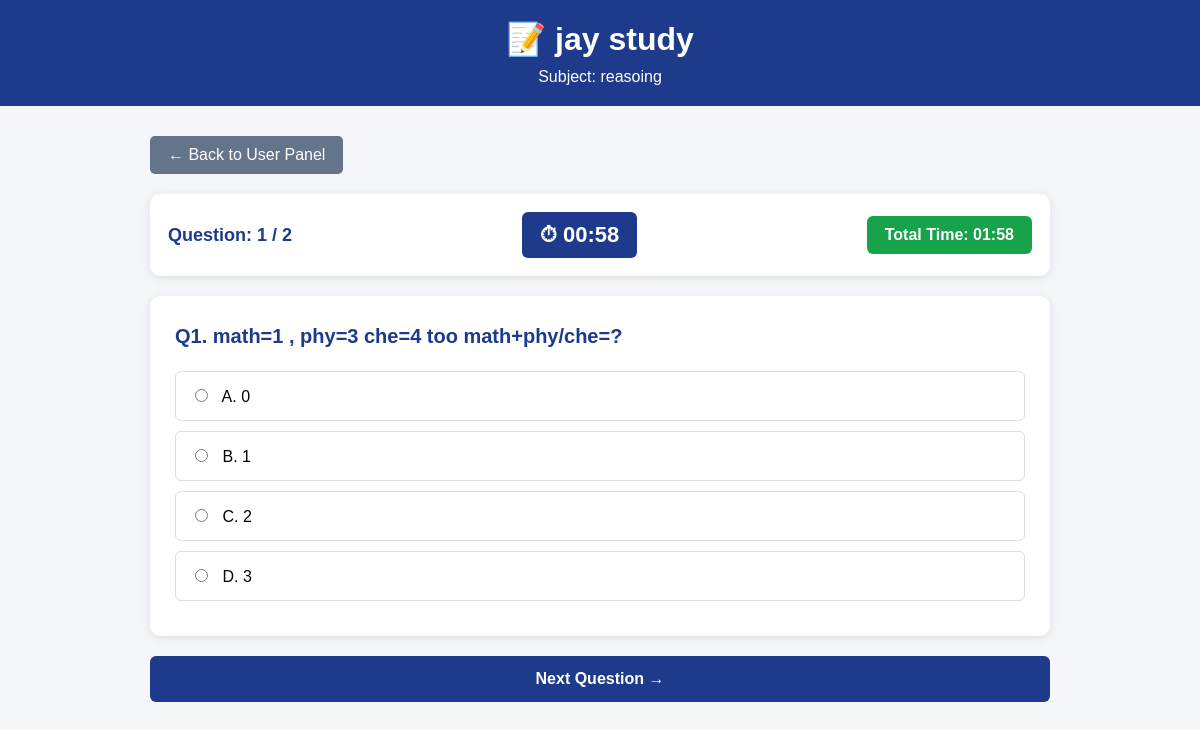
The app's page /start-test/2 (signed in), older data.
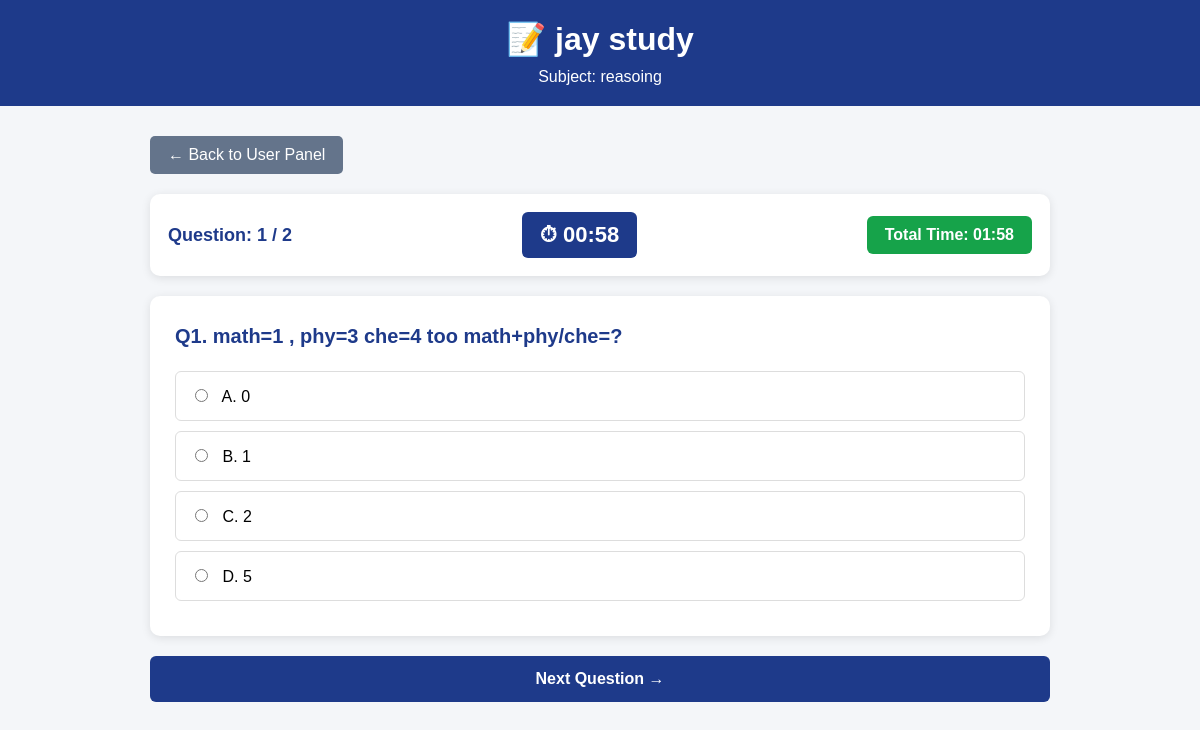
The same page, newer data.
### tables this page shows
CREATE TABLE test_questions (
            id INTEGER PRIMARY KEY AUTOINCREMENT,
            test_id INTEGER NOT NULL,
            question TEXT NOT NULL,
            option_a TEXT NOT NULL,
            option_b TEXT NOT NULL,
            option_c TEXT NOT NULL,
            option_d TEXT NOT NULL,
            correct_answer TEXT NOT NULL
        );

### app.py (the view)
@app.route(
    "/start-test/<int:id>"
)
def start_test(id):
    if "user" not in session:
        return redirect(url_for("login"))
    conn = get_db_connection()
    test = conn.execute(
        "SELECT * FROM tests WHERE id = ?",
        (id,)
    ).fetchone()
    questions = conn.execute("""
        SELECT *
        FROM test_questions
        WHERE test_id = ?
        ORDER BY id ASC
    """, (
        id,
    )).fetchall()
    conn.close()
    if test is None:
        return "Test Not Found!"
    if not questions:
        return "No questions available for this test!"
    return render_template(
        "start_test.html",
        test=test,
        questions=questions
    )

### app.py (called while the page is built)
def get_db_connection():
    conn = sqlite3.connect(DATABASE)
    conn.row_factory = sqlite3.Row
    return conn

### templates/start_test.html (shortened to what this page needs)
<!DOCTYPE html>
<html lang="en">
<head>
</head>
<body>
    <div class="header">
        <h1>📝 {{ test.title }}</h1>
        <p>Subject: {{ test.subject }}</p>
    </div>
    <div class="container">
        <a href="{{ url_for('user_panel') }}"
           class="back-btn">
            ← Back to User Panel
        </a>
        {% if questions %}
        <div class="timer-box">
            <div class="question-count">
                Question:
                <span id="currentQuestion">1</span>
                / {{ questions|length }}
            </div>
            <div class="timer">
                ⏱ <span id="questionTimer">01:00</span>
            </div>
            <div class="total-time">
                Total Time:
                <span id="totalTimer">00:00</span>
            </div>
        </div>
        <form id="testForm"
              action="{{ url_for('submit_test', test_id=test.id) }}"
              method="POST">
            {% for question in questions %}
            <div class="card question-card {% if loop.index != 1 %}hidden{% endif %}"
                 data-question-id="{{ question.id }}">
                <div class="question">
                    Q{{ loop.index }}. {{ question.question }}
                </div>
                <label class="option">
                    <input type="radio"
                           name="answer_{{ question.id }}"
                           value="A">
                    A. {{ question.option_a }}
                </label>
                <label class="option">
                    <input type="radio"
                           name="answer_{{ question.id }}"
                           value="B">
                    B. {{ question.option_b }}
                </label>
                <label class="option">
                    <input type="radio"
                           name="answer_{{ question.id }}"
                           value="C">
                    C. {{ question.option_c }}
                </label>
                <label class="option">
                    <input type="radio"
                           name="answer_{{ question.id }}"
                           value="D">
                    D. {{ question.option_d }}
                </label>
            </div>
            {% endfor %}
            <div class="navigation">
                <button type="button"
                        id="nextButton"
                        class="next-btn">
                    Next Question →
                </button>
            </div>
        </form>
        {% endif %}
    </div>
</body>
</html>

Row changes from the older to the newer data that the page shows:
changed test_questions "math=1 , phy=3 che=4 too math+phy/che=?": id "☐ D. 3" → "☐ D. 5"; option_d "3" → "5"
